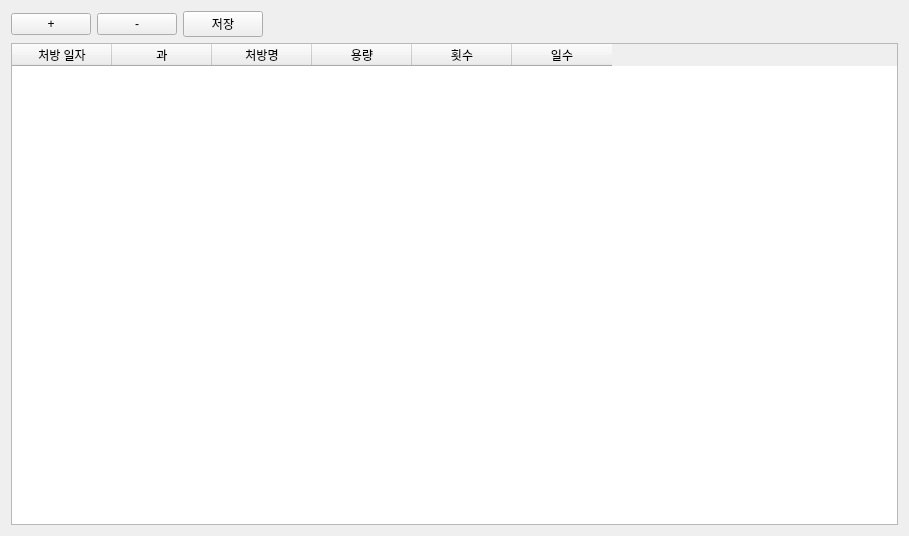
<?xml version="1.0" encoding="UTF-8"?>
<ui version="4.0">
 <class>Form</class>
 <widget class="QWidget" name="Form">
  <property name="geometry">
   <rect>
    <x>0</x>
    <y>0</y>
    <width>909</width>
    <height>536</height>
   </rect>
  </property>
  <property name="windowTitle">
   <string>Form</string>
  </property>
  <layout class="QGridLayout" name="gridLayout">
   <item row="0" column="0">
    <layout class="QHBoxLayout" name="horizontalLayout_2">
     <item>
      <layout class="QHBoxLayout" name="horizontalLayout">
       <item>
        <widget class="QPushButton" name="plus">
         <property name="maximumSize">
          <size>
           <width>600</width>
           <height>16777215</height>
          </size>
         </property>
         <property name="text">
          <string>+</string>
         </property>
        </widget>
       </item>
       <item>
        <widget class="QPushButton" name="minus">
         <property name="text">
          <string>-</string>
         </property>
        </widget>
       </item>
      </layout>
     </item>
     <item>
      <widget class="QPushButton" name="save">
       <property name="text">
        <string>저장</string>
       </property>
      </widget>
     </item>
     <item>
      <widget class="QLabel" name="label">
       <property name="text">
        <string/>
       </property>
      </widget>
     </item>
     <item>
      <widget class="QLabel" name="label_3">
       <property name="text">
        <string/>
       </property>
      </widget>
     </item>
     <item>
      <widget class="QLabel" name="label_2">
       <property name="text">
        <string/>
       </property>
      </widget>
     </item>
     <item>
      <widget class="QLabel" name="label_4">
       <property name="text">
        <string/>
       </property>
      </widget>
     </item>
     <item>
      <widget class="QLabel" name="label_5">
       <property name="text">
        <string/>
       </property>
      </widget>
     </item>
     <item>
      <widget class="QLabel" name="label_6">
       <property name="text">
        <string/>
       </property>
      </widget>
     </item>
     <item>
      <widget class="QLabel" name="label_7">
       <property name="text">
        <string/>
       </property>
      </widget>
     </item>
     <item>
      <widget class="QLabel" name="label_8">
       <property name="text">
        <string/>
       </property>
      </widget>
     </item>
     <item>
      <widget class="QLabel" name="label_9">
       <property name="text">
        <string/>
       </property>
      </widget>
     </item>
    </layout>
   </item>
   <item row="1" column="0">
    <widget class="QTableWidget" name="resulttable">
     <column>
      <property name="text">
       <string>처방 일자</string>
      </property>
     </column>
     <column>
      <property name="text">
       <string>과</string>
      </property>
     </column>
     <column>
      <property name="text">
       <string>처방명</string>
      </property>
     </column>
     <column>
      <property name="text">
       <string>용량</string>
      </property>
     </column>
     <column>
      <property name="text">
       <string>횟수</string>
      </property>
     </column>
     <column>
      <property name="text">
       <string>일수</string>
      </property>
     </column>
    </widget>
   </item>
  </layout>
 </widget>
 <resources/>
 <connections/>
</ui>
